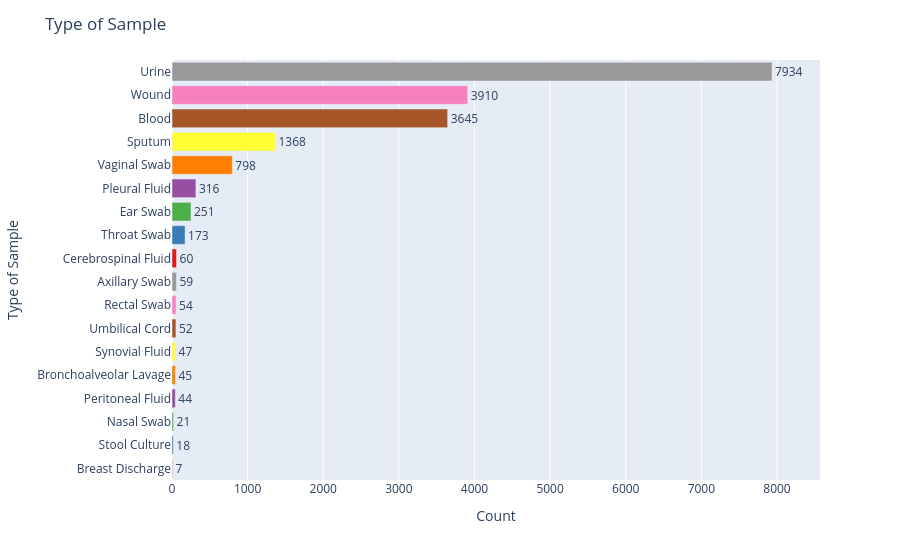

Notebook code cell kept with this figure:
### Markdown cell above
## Type of Sample

### Code cell
# Prepare data
plot_df = count_entries("Type of Sample", nonorm=True)

# Plotly Express bar plot
fig = px.bar(
    plot_df, x='Count', y='Type of Sample', orientation='h',
    text='Count', color='Type of Sample',
    color_discrete_sequence=px.colors.qualitative.Set1
)

# Layout tweaks
fig.update_layout(
    title='Type of Sample',
    xaxis=dict(range=[0, plot_df['Count'].max() * 1.08]),
    yaxis=dict(
        categoryorder='array',
        categoryarray=plot_df['Type of Sample'].tolist()
    ),
    showlegend=False,
    height=800
)

# Show count outside bars
fig.update_traces(textposition='outside')
fig.show()

### Figure 1 — Plotly figure (JSON) as saved in the notebook; plotly's stock layout.template omitted (floating-point values rounded to 4 significant figures)
{"data": [{"alignmentgroup": "True", "hovertemplate": "Type of Sample=%{y}<br>Count=%{text}<extra></extra>", "legendgroup": "Breast Discharge", "marker": {"color": "rgb(228,26,28)", "pattern": {"shape": ""}}, "name": "Breast Discharge", "offsetgroup": "Breast Discharge", "orientation": "h", "showlegend": true, "text": [7], "textposition": "outside", "type": "bar", "x": [7], "xaxis": "x", "y": ["Breast Discharge"], "yaxis": "y"}, {"alignmentgroup": "True", "hovertemplate": "Type of Sample=%{y}<br>Count=%{text}<extra></extra>", "legendgroup": "Stool Culture", "marker": {"color": "rgb(55,126,184)", "pattern": {"shape": ""}}, "name": "Stool Culture", "offsetgroup": "Stool Culture", "orientation": "h", "showlegend": true, "text": [18], "textposition": "outside", "type": "bar", "x": [18], "xaxis": "x", "y": ["Stool Culture"], "yaxis": "y"}, {"alignmentgroup": "True", "hovertemplate": "Type of Sample=%{y}<br>Count=%{text}<extra></extra>", "legendgroup": "Nasal Swab", "marker": {"color": "rgb(77,175,74)", "pattern": {"shape": ""}}, "name": "Nasal Swab", "offsetgroup": "Nasal Swab", "orientation": "h", "showlegend": true, "text": [21], "textposition": "outside", "type": "bar", "x": [21], "xaxis": "x", "y": ["Nasal Swab"], "yaxis": "y"}, {"alignmentgroup": "True", "hovertemplate": "Type of Sample=%{y}<br>Count=%{text}<extra></extra>", "legendgroup": "Peritoneal Fluid", "marker": {"color": "rgb(152,78,163)", "pattern": {"shape": ""}}, "name": "Peritoneal Fluid", "offsetgroup": "Peritoneal Fluid", "orientation": "h", "showlegend": true, "text": [44], "textposition": "outside", "type": "bar", "x": [44], "xaxis": "x", "y": ["Peritoneal Fluid"], "yaxis": "y"}, {"alignmentgroup": "True", "hovertemplate": "Type of Sample=%{y}<br>Count=%{text}<extra></extra>", "legendgroup": "Bronchoalveolar Lavage", "marker": {"color": "rgb(255,127,0)", "pattern": {"shape": ""}}, "name": "Bronchoalveolar Lavage", "offsetgroup": "Bronchoalveolar Lavage", "orientation": "h", "showlegend": true, "text": [45], "textposition": "outside", "type": "bar", "x": [45], "xaxis": "x", "y": ["Bronchoalveolar Lavage"], "yaxis": "y"}, {"alignmentgroup": "True", "hovertemplate": "Type of Sample=%{y}<br>Count=%{text}<extra></extra>", "legendgroup": "Synovial Fluid", "marker": {"color": "rgb(255,255,51)", "pattern": {"shape": ""}}, "name": "Synovial Fluid", "offsetgroup": "Synovial Fluid", "orientation": "h", "showlegend": true, "text": [47], "textposition": "outside", "type": "bar", "x": [47], "xaxis": "x", "y": ["Synovial Fluid"], "yaxis": "y"}, {"alignmentgroup": "True", "hovertemplate": "Type of Sample=%{y}<br>Count=%{text}<extra></extra>", "legendgroup": "Umbilical Cord", "marker": {"color": "rgb(166,86,40)", "pattern": {"shape": ""}}, "name": "Umbilical Cord", "offsetgroup": "Umbilical Cord", "orientation": "h", "showlegend": true, "text": [52], "textposition": "outside", "type": "bar", "x": [52], "xaxis": "x", "y": ["Umbilical Cord"], "yaxis": "y"}, {"alignmentgroup": "True", "hovertemplate": "Type of Sample=%{y}<br>Count=%{text}<extra></extra>", "legendgroup": "Rectal Swab", "marker": {"color": "rgb(247,129,191)", "pattern": {"shape": ""}}, "name": "Rectal Swab", "offsetgroup": "Rectal Swab", "orientation": "h", "showlegend": true, "text": [54], "textposition": "outside", "type": "bar", "x": [54], "xaxis": "x", "y": ["Rectal Swab"], "yaxis": "y"}, {"alignmentgroup": "True", "hovertemplate": "Type of Sample=%{y}<br>Count=%{text}<extra></extra>", "legendgroup": "Axillary Swab", "marker": {"color": "rgb(153,153,153)", "pattern": {"shape": ""}}, "name": "Axillary Swab", "offsetgroup": "Axillary Swab", "orientation": "h", "showlegend": true, "text": [59], "textposition": "outside", "type": "bar", "x": [59], "xaxis": "x", "y": ["Axillary Swab"], "yaxis": "y"}, {"alignmentgroup": "True", "hovertemplate": "Type of Sample=%{y}<br>Count=%{text}<extra></extra>", "legendgroup": "Cerebrospinal Fluid", "marker": {"color": "rgb(228,26,28)", "pattern": {"shape": ""}}, "name": "Cerebrospinal Fluid", "offsetgroup": "Cerebrospinal Fluid", "orientation": "h", "showlegend": true, "text": [60], "textposition": "outside", "type": "bar", "x": [60], "xaxis": "x", "y": ["Cerebrospinal Fluid"], "yaxis": "y"}, {"alignmentgroup": "True", "hovertemplate": "Type of Sample=%{y}<br>Count=%{text}<extra></extra>", "legendgroup": "Throat Swab", "marker": {"color": "rgb(55,126,184)", "pattern": {"shape": ""}}, "name": "Throat Swab", "offsetgroup": "Throat Swab", "orientation": "h", "showlegend": true, "text": [173], "textposition": "outside", "type": "bar", "x": [173], "xaxis": "x", "y": ["Throat Swab"], "yaxis": "y"}, {"alignmentgroup": "True", "hovertemplate": "Type of Sample=%{y}<br>Count=%{text}<extra></extra>", "legendgroup": "Ear Swab", "marker": {"color": "rgb(77,175,74)", "pattern": {"shape": ""}}, "name": "Ear Swab", "offsetgroup": "Ear Swab", "orientation": "h", "showlegend": true, "text": [251], "textposition": "outside", "type": "bar", "x": [251], "xaxis": "x", "y": ["Ear Swab"], "yaxis": "y"}, {"alignmentgroup": "True", "hovertemplate": "Type of Sample=%{y}<br>Count=%{text}<extra></extra>", "legendgroup": "Pleural Fluid", "marker": {"color": "rgb(152,78,163)", "pattern": {"shape": ""}}, "name": "Pleural Fluid", "offsetgroup": "Pleural Fluid", "orientation": "h", "showlegend": true, "text": [316], "textposition": "outside", "type": "bar", "x": [316], "xaxis": "x", "y": ["Pleural Fluid"], "yaxis": "y"}, {"alignmentgroup": "True", "hovertemplate": "Type of Sample=%{y}<br>Count=%{text}<extra></extra>", "legendgroup": "Vaginal Swab", "marker": {"color": "rgb(255,127,0)", "pattern": {"shape": ""}}, "name": "Vaginal Swab", "offsetgroup": "Vaginal Swab", "orientation": "h", "showlegend": true, "text": [798], "textposition": "outside", "type": "bar", "x": [798], "xaxis": "x", "y": ["Vaginal Swab"], "yaxis": "y"}, {"alignmentgroup": "True", "hovertemplate": "Type of Sample=%{y}<br>Count=%{text}<extra></extra>", "legendgroup": "Sputum", "marker": {"color": "rgb(255,255,51)", "pattern": {"shape": ""}}, "name": "Sputum", "offsetgroup": "Sputum", "orientation": "h", "showlegend": true, "text": [1368], "textposition": "outside", "type": "bar", "x": [1368], "xaxis": "x", "y": ["Sputum"], "yaxis": "y"}, {"alignmentgroup": "True", "hovertemplate": "Type of Sample=%{y}<br>Count=%{text}<extra></extra>", "legendgroup": "Blood", "marker": {"color": "rgb(166,86,40)", "pattern": {"shape": ""}}, "name": "Blood", "offsetgroup": "Blood", "orientation": "h", "showlegend": true, "text": [3645], "textposition": "outside", "type": "bar", "x": [3645], "xaxis": "x", "y": ["Blood"], "yaxis": "y"}, {"alignmentgroup": "True", "hovertemplate": "Type of Sample=%{y}<br>Count=%{text}<extra></extra>", "legendgroup": "Wound", "marker": {"color": "rgb(247,129,191)", "pattern": {"shape": ""}}, "name": "Wound", "offsetgroup": "Wound", "orientation": "h", "showlegend": true, "text": [3910], "textposition": "outside", "type": "bar", "x": [3910], "xaxis": "x", "y": ["Wound"], "yaxis": "y"}, {"alignmentgroup": "True", "hovertemplate": "Type of Sample=%{y}<br>Count=%{text}<extra></extra>", "legendgroup": "Urine", "marker": {"color": "rgb(153,153,153)", "pattern": {"shape": ""}}, "name": "Urine", "offsetgroup": "Urine", "orientation": "h", "showlegend": true, "text": [7934], "textposition": "outside", "type": "bar", "x": [7934], "xaxis": "x", "y": ["Urine"], "yaxis": "y"}], "layout": {"autosize": true, "barmode": "relative", "legend": {"title": {"text": "Type of Sample"}, "tracegroupgap": 0}, "margin": {"t": 60}, "showlegend": false, "title": {"text": "Type of Sample"}, "xaxis": {"anchor": "y", "domain": [0, 1], "range": [0, 8569.0], "title": {"text": "Count"}, "type": "linear"}, "yaxis": {"anchor": "x", "autorange": true, "categoryarray": ["Breast Discharge", "Stool Culture", "Nasal Swab", "Peritoneal Fluid", "Bronchoalveolar Lavage", "Synovial Fluid", "Umbilical Cord", "Rectal Swab", "Axillary Swab", "Cerebrospinal Fluid", "Throat Swab", "Ear Swab", "Pleural Fluid", "Vaginal Swab", "Sputum", "Blood", "Wound", "Urine"], "categoryorder": "array", "domain": [0, 1], "range": [-0.5, 17.5], "title": {"text": "Type of Sample"}, "type": "category"}}}
